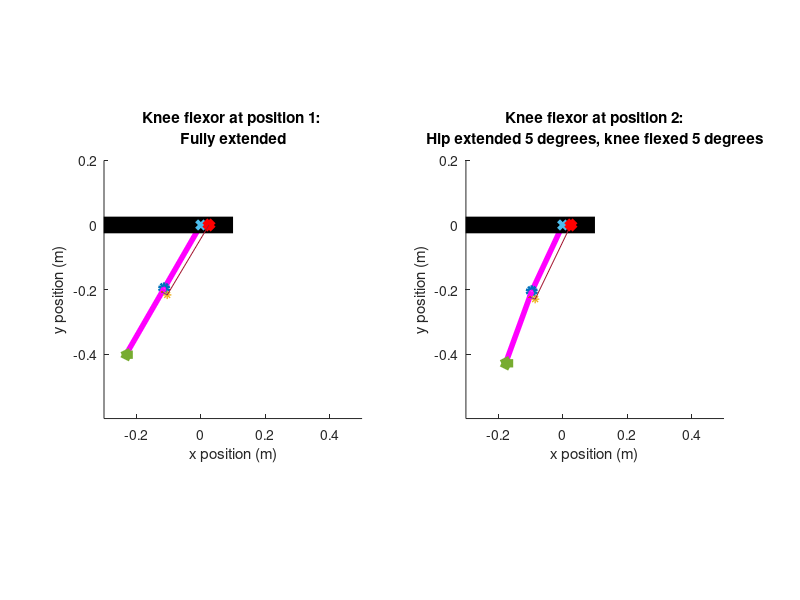

The MATLAB script that drew this image:
%% Biarticular analysis of the quadruped hind legs
clear, close('all'), clc

%% Define given geometric and physical constants
% Defining hind leg section lengths
l1 = 8.94 * (0.0254);               % [m] Limb length 1 (inches to meters conversion)
l2 = 9.34 * (0.0254);               % [m] Limb length 2 (inches to meters conversion)
l3 = 6.5 * (0.0254);                % [m] Limb length 3 (inches to meters conversion)

% Define gravitational constant
g = 9.8;                            % [m/s^2]

% Define length of actuators
L_AF = (4:0.5:8) * (0.0254);        % [m] Ankle flexor length (inches to meters conversion)
L_AE = (4:0.5:8) * (0.0254);        % [m] Ankle extensor length (inches to meters conversion)
L_KF = (6:0.5:10) * (0.0254);       % [m] Knee flexor length (inches to meters conversion)
L_KE = (6:0.5:10) * (0.0254);       % [m] Knee extensor length (inches to meters conversion)
L_KFb = 14 * (0.0254);               % [m] Biarticular knee flexor length (inches to meters conversion)

% Define actuator masses based on linear density estimate of 1.698 kg/m
m_AF = 1.698 * L_AF;                % [kg] Ankle flexor mass
m_AE = 1.698 * L_AE;                % [kg] Ankle extensor mass
m_KF = 1.698 * L_KF;                % [kg] Knee flexor mass
m_KE = 1.698 * L_KE;                % [kg] Knee extensor mass

% Define mass values of the hind leg sections
me = 0.0205;                        % [kg] Mass of encoders
m1 = 0.1302;                        % [kg] Section 1 leg mass
m2 = 0.1302;                        % [kg] Section 2 leg mass
m3 = 0.09814;                       % [kg] Section 3 leg mass

% Define maximum actuator strain estimate 
k_max = 0.1667;                     % [-]

% Define range of attachment radii
r_KF = 0.005:0.001:0.06;            % [m] Knee flexor (5mm to 6cm range)
r_KE = 0.005:0.001:0.06;            % [m] Knee extensor (5mm to 6cm range)
r_AF = 0.005:0.001:0.06;            % [m] Ankle flexor (5mm to 6cm range)
r_AE = 0.005:0.001:0.06;            % [m] Ankle extensor (5mm to 6cm range)

% Define "pin" (or channel) length n
n_KFb = 0.7188 * (0.0254);           % [m] (inches to meter conversion)

% Define radius of attachment from knee to point of insertion on the tibia
r_KFb1 = 0.5 * (0.0254);            % [m] (inches to meter conversion)

% Define where point of rotation of the upper end of the actuator is in the
% xy plane, with the hip point of rotation as the origin
b_KFb_top = [1, 0]* (0.0254);     % [m] (inches to meter conversion)

% Define the safety factor of required force
SF = 1.6;                           % [-]

%Define BPA model constants (eq 4 from paper)
a0 = 254.3e3;                       % [Pa] Model Parameter 0
a1 = 192e3;                         % [Pa] Model Parameter 1
a2 = 2.0265;                        % [-] Model Parameter 2
a3 = -0.461;                        % [-] Model Parameter 3
a4 = -0.331e-3;                     % [1/N] Model Parameter 4
a5 = 1.23e3;                        % [Pa/N] Model Parameter 5
a6 = 15.6e3;                        % [Pa] Model Parameter 6

% Define the hysteresis factor
S = 1;                               % [0,1]

%% Define fully extended position of the knee in 2D space (position 1)

% Origin is at hip joint point of rotation
% Fully extended position occurs when the femur is -30 degrees from
% vertical, with knee fully extended. Fully flexed position occurs when
% the femur is 30 degrees from vertical with knee fully flexed

% Define angle from horizontal for fully extended position (position 1)
theta1_pos1 = 30;                               % [degrees]

% Define the knee location in the xy plane at position 1 from hip angle
% and femur length
knee_pos1(1) = (-l1 * sind(theta1_pos1));                      % [m]
knee_pos1(2) = (-l1 * cosd(theta1_pos1));                      % [m]

% Define the length of the radius of attatchment end point (the point where
% the string inserts to the frame) from known angles and length of r
r_KFb_pos1 = [(knee_pos1(1) - r_KFb1 * sind(theta1_pos1)), (knee_pos1(2) - r_KFb1 * cosd(theta1_pos1))]; % [m]

% Define the position in the xy plane of the fixed head of the "pin" from
% the defined location of the radius of attchment and defined angles
KFb_pin_pos1(1) = (r_KFb_pos1(1) + n_KFb * cosd(theta1_pos1));  % [m]
KFb_pin_pos1(2) = (r_KFb_pos1(2) - n_KFb * sind(theta1_pos1));  % [m]

% Define the ankle position from the defined angles, knee position, and
% tibia length
ankle_pos1(1) = (knee_pos1(1) - l2 * sind(theta1_pos1));        % [m]
ankle_pos1(2) = (knee_pos1(2) - l2 * cosd(theta1_pos1));        % [m]


%% Plot fully extended position of the knee in 2D space (position 1)
figure(1)
subplot(1, 2, 1)
hold on

% Plot the femur from knee position, and add a marker at the knee
plot([0, knee_pos1(1)], [0, knee_pos1(2)], '-m', 'LineWidth', 4)
plot(knee_pos1(1), knee_pos1(2), 'o', 'LineWidth', 3)


% Plot the tibia from knee to ankle points
plot([knee_pos1(1), ankle_pos1(1)], [knee_pos1(2), ankle_pos1(2)], '-m', 'LineWidth', 4)

% Plot a marker for string attachment point based on radius of attachment
plot(r_KFb_pos1(1), r_KFb_pos1(2), '.', 'LineWidth', 4)

% Plot the pin position and length
plot(KFb_pin_pos1(1), KFb_pin_pos1(2), '*', 'LineWidth', 1)
plot([r_KFb_pos1(1) KFb_pin_pos1(1)], [r_KFb_pos1(2) KFb_pin_pos1(2)])

% Plot the ankle/foot as a triangle
plot(ankle_pos1(1), ankle_pos1(2), '<', 'LineWidth', 4)

% Plot the hip/body as a horizontal line for reference
plot([-1, .1], [0, 0], '-k', 'LineWidth', 12)

% Mark the hip joint as the origin
plot(0,0, 'x', 'LineWidth', 3)


% Plot the upper point of rotation of the actuator
plot(b_KFb_top(1), b_KFb_top(2), 'xr', 'LineWidth', 5)

% Plot the lines representing string
plot([b_KFb_top(1) KFb_pin_pos1(1)], [b_KFb_top(2) KFb_pin_pos1(2)])



% Finish labeling the plot
hold off
xlim([-0.3 0.5])
ylim([-0.6 0.2])
title(sprintf('Knee flexor at position 1: \nFully extended'))
xlabel('x position (m)')
ylabel('y position (m)')
daspect([1 1 1])

%% Define fully flexed position (position 2) using rotational matrices

% Define 2D rotational matrix in xy-plane as a function of degrees rotated
% counter-clockwise
rotz = @(t) [cosd(t) -sind(t) ; sind(t) cosd(t)] ;

% Define hip rotation in degrees
rot_hip = input(sprintf('Enter the desired hip rotation from fully flexed: ') );                                              % [degrees]

% Rotate the knee about the origin 60 degrees
knee_pos2 = rotz(rot_hip) * knee_pos1';

% Define knee rotation in degrees
rot_knee = input(sprintf('\nEnter the desired knee rotation from fully extended: ') );                                              % [degrees]

%Rotate the all points below the knee about the knee 90 degrees
ankle_pos2 = rotz(rot_knee) * ((rotz(rot_hip) * ankle_pos1') - knee_pos2)+ knee_pos2;
r_KFb_pos2 = rotz(rot_knee) * ((rotz(rot_hip) * r_KFb_pos1') - knee_pos2) + knee_pos2;
r_KFb_pos2 = r_KFb_pos2 + (0.25 * 0.0254) *[(r_KFb_pos2 - knee_pos2)/norm(r_KFb_pos2 - knee_pos2)];
KFb_pin_pos2 = rotz(rot_knee) * ((rotz(rot_hip) * KFb_pin_pos1')- knee_pos2) + knee_pos2;
KFb_pin_pos2 = KFb_pin_pos2 + (0.25 * 0.0254) *[(r_KFb_pos2 - knee_pos2)/norm(r_KFb_pos2 - knee_pos2)];
%% Plot fully flexed position of the knee in 2D space (position 2)
subplot(1, 2, 2)
hold on

% Plot the femur from knee position, and add a marker at the knee
plot([0, knee_pos2(1)], [0, knee_pos2(2)], '-m', 'LineWidth', 4)
plot(knee_pos2(1), knee_pos2(2), 'o', 'LineWidth', 3)

% Plot the tibia from knee to ankle points
plot([knee_pos2(1), ankle_pos2(1)], [knee_pos2(2), ankle_pos2(2)], '-m', 'LineWidth', 4)

% Plot a marker for string attachment point based on radius of attachment
plot(r_KFb_pos2(1), r_KFb_pos2(2), '.', 'LineWidth', 4)

% Plot the pin position and length
plot(KFb_pin_pos2(1), KFb_pin_pos2(2), '*', 'LineWidth', 1)
plot([r_KFb_pos2(1) KFb_pin_pos2(1)], [r_KFb_pos2(2) KFb_pin_pos2(2)])

% Plot the ankle/foot as a triangle
plot(ankle_pos2(1), ankle_pos2(2), '<', 'LineWidth', 5)

% Plot the hip/body as a horizontal line for reference
plot([-1, .1], [0, 0], '-k', 'LineWidth', 12)

% Mark the hip joint as the origin
plot(0,0, 'x', 'LineWidth', 3)

% Plot the lines representing string
plot([b_KFb_top(1) KFb_pin_pos2(1)], [b_KFb_top(2) KFb_pin_pos2(2)])

% Plot the upper point of rotation of the actuator
plot(b_KFb_top(1), b_KFb_top(2), 'xr', 'LineWidth', 5)

% Finish labeling the plot
xlim([-0.3 0.5])
ylim([-0.6 0.2])
title(sprintf('Knee flexor at position 2:\nHip extended %.0f degrees, knee flexed %.0f degrees', rot_hip, rot_knee))
xlabel('x position (m)')
ylabel('y position (m)')
daspect([1 1 1])


%% Define the strain necessary to achieve position 2

% Define length of fully contracted actuator based on previously defined
% vectors
delta_L_KFb = norm(KFb_pin_pos1 - b_KFb_top) - norm(KFb_pin_pos2' - b_KFb_top);
% Calculate strain from contracted and resting lengths
k_KFb = delta_L_KFb / L_KFb;
fprintf('\n\nActuator length: %.0f inches', L_KFb/0.0254)
fprintf('\nHip rotation: %.0f degrees', rot_hip)
fprintf('\nKnee rotation: %.0f degrees', rot_knee)
fprintf('\nStrain to achieve this position: %.2f\n', k_KFb)

%% Torque calculations
